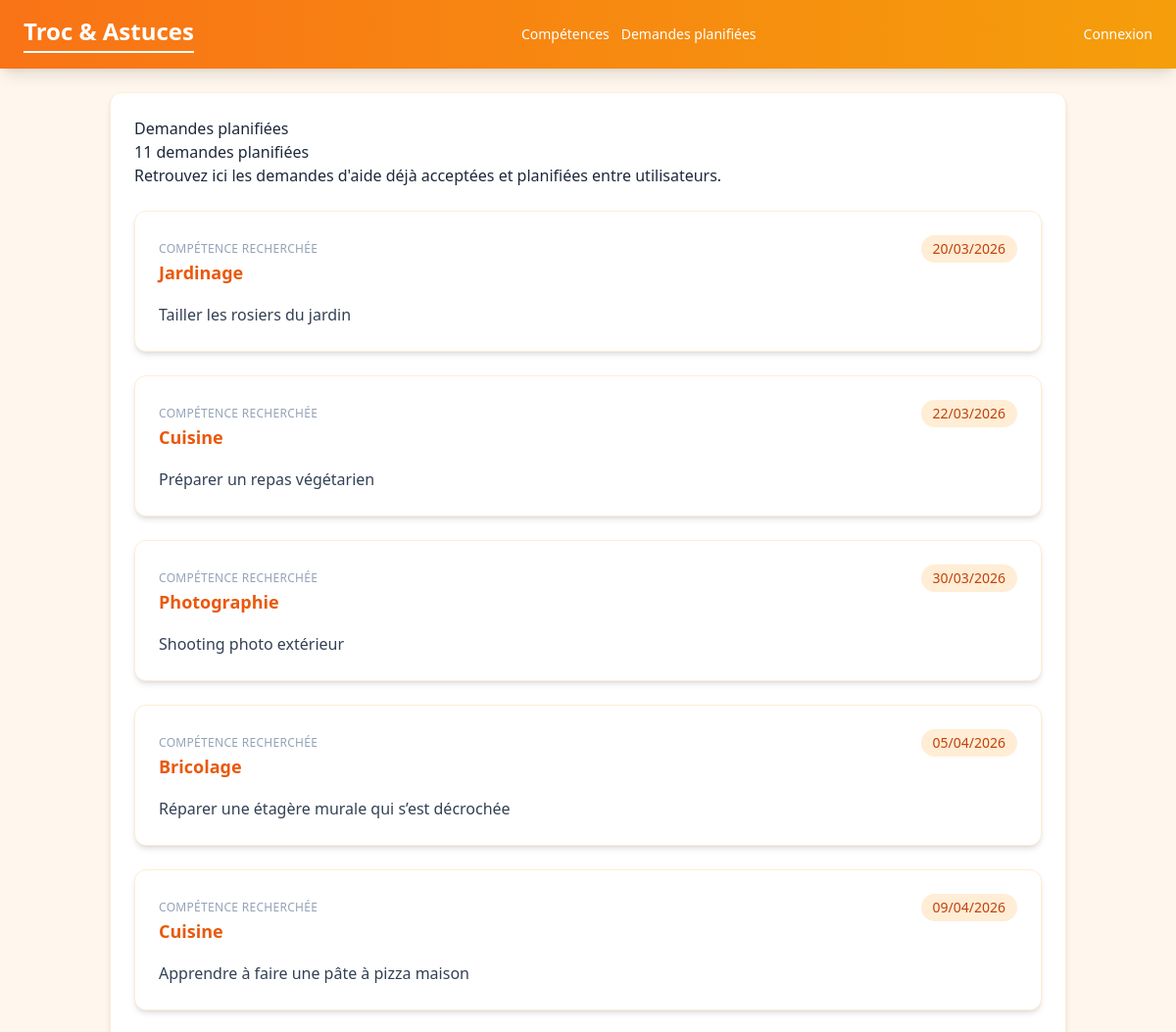
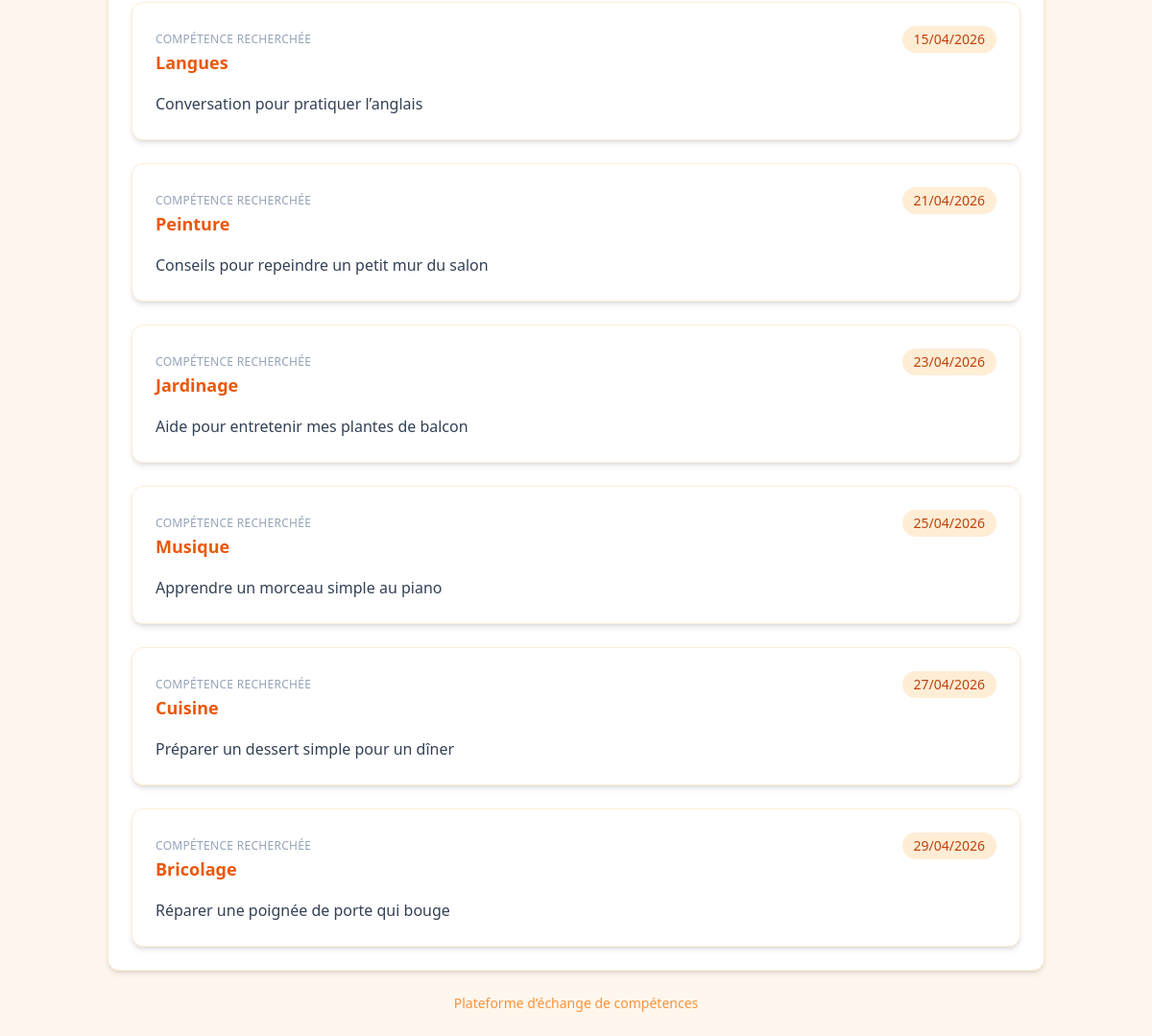
Screenshot of /skills/help/requests/planned/ with the database file from the repository (2 pictures, top to bottom).
### skills/models.py (models this page shows, shortened)
class HelpRequest(models.Model):
    helper = models.ForeignKey(
        User,
        on_delete=models.SET_NULL,
        related_name="help_requests_as_helper",
        null=True, blank=True)
    requester = models.ForeignKey(
        User,
        on_delete=models.CASCADE,
        related_name="help_requests_as_requester")
    skill = models.ForeignKey(Skill, on_delete=models.CASCADE)
    description = models.TextField()
    date = models.DateField()
    created_at = models.DateTimeField(auto_now_add=True)

class Skill(models.Model):
    skill_name = models.CharField(max_length=250)

### skills/views/help_request_views.py (the view)
class AllHelpRequestPlannedView(generic.ListView):
    template_name = "skills/help-requests-planned.html"
    context_object_name = "help_request_planned"
    def get_queryset(self):
        return ((HelpRequest.objects
                .filter(requester__isnull=False, helper__isnull=False)
                .select_related('requester', 'helper', 'skill'))
                .order_by('date'))

### skills/templates/skills/help-requests-planned.html (shortened to what this page needs)
{% extends "base.html" %}
{% block content %}
<h2 class="h2-page">
    Demandes planifiées
</h2>
{% if help_request_planned %}
    <p class="p-count">
        {{ help_request_planned|length }} demande{{ help_request_planned|pluralize }} planifiée{{ help_request_planned|pluralize }}
    </p>
    <section class="space-y-6">
    <p class="page-description">
        Retrouvez ici les demandes d'aide déjà acceptées et planifiées entre utilisateurs.
    </p>
        {% for request in help_request_planned %}
            <article class="bg-white rounded-xl shadow-md border border-orange-100 p-6 hover:shadow-lg transition">
                <div class="flex justify-between items-start mb-4">
                    <div>
                        <span class="text-xs uppercase tracking-wide text-slate-400">
                            Compétence recherchée
                        </span>
                        <p class="text-lg font-semibold text-orange-600">
                            {{ request.skill.skill_name }}
                        </p>
                    </div>
                    <span class="bg-orange-100 text-orange-700 px-3 py-1 rounded-full text-sm font-medium">
                        {{ request.date|date:"d/m/Y" }}
                    </span>
                </div>
                <p class="text-slate-700 leading-relaxed">
                    {{ request.description }}
                </p>
            </article>
        {% endfor %}
    </section>
{% else %}
    <div class="empty-message">
            Aucune demande planifiée pour le moment.
    </div>
{% endif %}
{% endblock %}

### templates/base.html (shortened to what this page needs)
{% load tailwind_tags %}
<!DOCTYPE html>
<html lang="fr">
<head>
    {% tailwind_css %}
</head>
<body class="bg-orange-50 text-slate-800 min-h-screen flex flex-col">
<header class="bg-gradient-to-r from-orange-500 to-amber-500 text-white shadow-lg">
    <div class="max-w-8xl mx-auto px-6 py-4 flex justify-between items-center">
        <h1 class="text-2xl font-extrabold border-b-2 border-white pb-1">
            Troc & Astuces
        </h1>
        <nav class="flex items-center gap-3 text-sm font-medium">
            <a class="nav-btn"
               href="{% url 'skills:all-skills' %}">
                Compétences
            </a>
            <a class="nav-btn"
               href="{% url 'skills:help-requests-planned' %}">
                Demandes planifiées
            </a>
        </nav>
        <div class="flex items-center gap-3 text-sm">
            {% if user.is_authenticated %}
                <span>Bonjour {{ user.username }}</span>
                <form action="{% url 'skills:logout' %}" method="post">
                    {% csrf_token %}
                    <button class="nav-btn-login">
                        Déconnexion
                    </button>
                </form>
            {% else %}
                <a class="nav-btn-login"
                   href="{% url 'skills:login' %}">
                    Connexion
                </a>
            {% endif %}
        </div>
    </div>
</header>
<main class="flex-grow max-w-5xl mx-auto w-full p-6">
    <div class="bg-white rounded-xl shadow-md p-6 border border-orange-100">
        {% block content %}
        {% endblock %}
    </div>
</main>
<footer class="text-center text-sm text-orange-400 pb-6">
    Plateforme d’échange de compétences
</footer>
</body>
</html>

### rows the page displays
HelpRequest: skill.skill_name "Jardinage", date "20/03/2026", description "Tailler les rosiers du jardin"
HelpRequest: skill.skill_name "Cuisine", date "22/03/2026", description "Préparer un repas végétarien"
HelpRequest: skill.skill_name "Photographie", date "30/03/2026", description "Shooting photo extérieur"
HelpRequest: skill.skill_name "Bricolage", date "05/04/2026", description "Réparer une étagère murale qui s’est décrochée"
HelpRequest: skill.skill_name "Cuisine", date "09/04/2026", description "Apprendre à faire une pâte à pizza maison"
HelpRequest: skill.skill_name "Langues", date "15/04/2026", description "Conversation pour pratiquer l’anglais"
HelpRequest: skill.skill_name "Peinture", date "21/04/2026", description "Conseils pour repeindre un petit mur du salon"
HelpRequest: skill.skill_name "Jardinage", date "23/04/2026", description "Aide pour entretenir mes plantes de balcon"
HelpRequest: skill.skill_name "Musique", date "25/04/2026", description "Apprendre un morceau simple au piano"
HelpRequest: skill.skill_name "Cuisine", date "27/04/2026", description "Préparer un dessert simple pour un dîner"
HelpRequest: skill.skill_name "Bricolage", date "29/04/2026", description "Réparer une poignée de porte qui bouge"

### other values shown
{{ help_request_planned|length }} "11"
